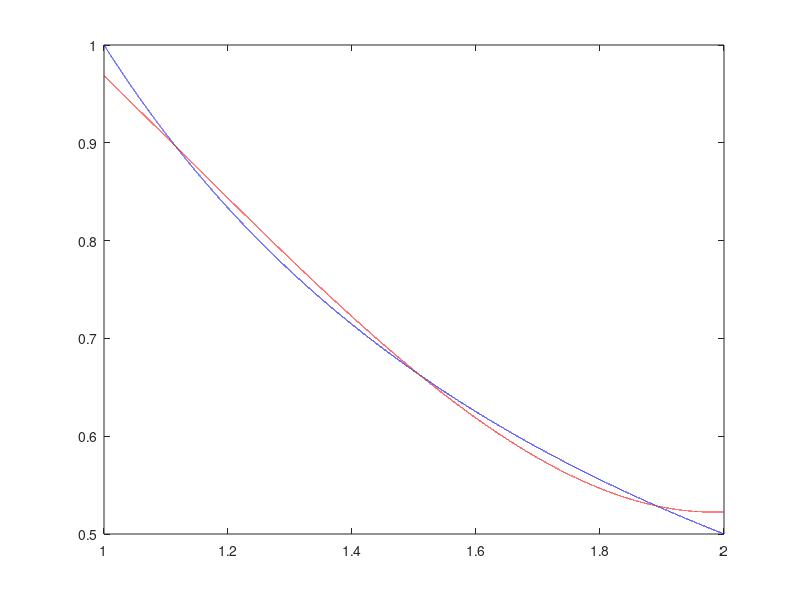

This chart was generated by the following MATLAB code:
x=(1:0.00001:2)';
A=[exp(x),cos(x),x.^.5];
b=1./x;
c=A\b;
plot(x,b,'b'),hold on
plot(x,A*c,'r')
%estimates of accuracy
norm(b-A*c,'inf')
norm(b-A*c)/sqrt(100000)